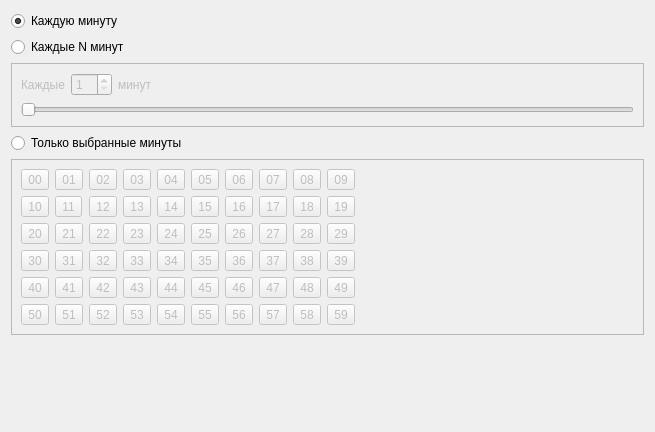
     <widget class="QWidget" name="minutePage">
      <property name="geometry">
       <rect>
        <x>0</x>
        <y>0</y>
        <width>655</width>
        <height>432</height>
       </rect>
      </property>
      <attribute name="label">
       <string>Минуты</string>
      </attribute>
      <layout class="QVBoxLayout" name="verticalLayout_3">
       <item>
        <widget class="QRadioButton" name="minuteEveryRadioButton">
         <property name="text">
          <string>Каждую минуту</string>
         </property>
         <property name="checked">
          <bool>true</bool>
         </property>
        </widget>
       </item>
       <item>
        <widget class="QRadioButton" name="minuteEveryNRadioButton">
         <property name="text">
          <string>Каждые N минут</string>
         </property>
        </widget>
       </item>
       <item>
        <widget class="QFrame" name="minuteEveryNFrame">
         <property name="enabled">
          <bool>false</bool>
         </property>
         <property name="frameShape">
          <enum>QFrame::StyledPanel</enum>
         </property>
         <property name="frameShadow">
          <enum>QFrame::Raised</enum>
         </property>
         <layout class="QVBoxLayout" name="verticalLayout">
          <item>
           <layout class="QHBoxLayout" name="horizontalLayout_5">
            <item>
             <widget class="QLabel" name="label_2">
              <property name="text">
               <string>Каждые</string>
              </property>
             </widget>
            </item>
            <item>
             <widget class="QSpinBox" name="minuteSpinBox">
              <property name="minimum">
               <number>1</number>
              </property>
              <property name="maximum">
               <number>59</number>
              </property>
             </widget>
            </item>
            <item>
             <widget class="QLabel" name="label_4">
              <property name="text">
               <string>минут</string>
              </property>
             </widget>
            </item>
            <item>
             <spacer name="horizontalSpacer_5">
              <property name="orientation">
               <enum>Qt::Horizontal</enum>
              </property>
              <property name="sizeHint" stdset="0">
               <size>
                <width>40</width>
                <height>20</height>
               </size>
              </property>
             </spacer>
            </item>
           </layout>
          </item>
          <item>
           <widget class="QSlider" name="minuteSlider">
            <property name="minimum">
             <number>1</number>
            </property>
            <property name="maximum">
             <number>59</number>
            </property>
            <property name="orientation">
             <enum>Qt::Horizontal</enum>
            </property>
           </widget>
          </item>
         </layout>
        </widget>
       </item>
       <item>
        <widget class="QRadioButton" name="minuteSelectedRadioButton">
         <property name="text">
          <string>Только выбранные минуты</string>
         </property>
        </widget>
       </item>
       <item>
        <widget class="QFrame" name="minuteSelectedFrame">
         <property name="enabled">
          <bool>false</bool>
         </property>
         <property name="frameShape">
          <enum>QFrame::StyledPanel</enum>
         </property>
         <property name="frameShadow">
          <enum>QFrame::Raised</enum>
         </property>
         <layout class="QHBoxLayout" name="horizontalLayout_4">
          <item>
           <layout class="QGridLayout" name="gridLayout">
            <item row="0" column="0">
             <widget class="QToolButton" name="minuteButton_00">
              <property name="text">
               <string>00</string>
              </property>
              <property name="checkable">
               <bool>true</bool>
              </property>
             </widget>
            </item>
            <item row="0" column="1">
             <widget class="QToolButton" name="minuteButton_01">
              <property name="text">
               <string>01</string>
              </property>
              <property name="checkable">
               <bool>true</bool>
              </property>
             </widget>
            </item>
            <item row="0" column="2">
             <widget class="QToolButton" name="minuteButton_02">
              <property name="text">
               <string>02</string>
              </property>
              <property name="checkable">
               <bool>true</bool>
              </property>
             </widget>
            </item>
            <item row="0" column="3">
             <widget class="QToolButton" name="minuteButton_03">
              <property name="text">
               <string>03</string>
              </property>
              <property name="checkable">
               <bool>true</bool>
              </property>
             </widget>
            </item>
            <item row="0" column="4">
             <widget class="QToolButton" name="minuteButton_04">
              <property name="text">
               <string>04</string>
              </property>
              <property name="checkable">
               <bool>true</bool>
              </property>
             </widget>
            </item>
            <item row="0" column="5">
             <widget class="QToolButton" name="minuteButton_05">
              <property name="text">
               <string>05</string>
              </property>
              <property name="checkable">
               <bool>true</bool>
              </property>
             </widget>
            </item>
            <item row="0" column="6">
             <widget class="QToolButton" name="minuteButton_06">
              <property name="text">
               <string>06</string>
              </property>
              <property name="checkable">
               <bool>true</bool>
              </property>
             </widget>
            </item>
            <item row="0" column="7">
             <widget class="QToolButton" name="minuteButton_07">
              <property name="text">
               <string>07</string>
              </property>
              <property name="checkable">
               <bool>true</bool>
              </property>
             </widget>
            </item>
            <item row="0" column="8">
             <widget class="QToolButton" name="minuteButton_08">
              <property name="text">
               <string>08</string>
              </property>
              <property name="checkable">
               <bool>true</bool>
              </property>
             </widget>
            </item>
            <item row="0" column="9">
             <widget class="QToolButton" name="minuteButton_09">
              <property name="text">
               <string>09</string>
              </property>
              <property name="checkable">
               <bool>true</bool>
              </property>
             </widget>
            </item>
            <item row="1" column="0">
             <widget class="QToolButton" name="minuteButton_10">
              <property name="text">
               <string>10</string>
              </property>
              <property name="checkable">
               <bool>true</bool>
              </property>
             </widget>
            </item>
            <item row="1" column="1">
             <widget class="QToolButton" name="minuteButton_11">
              <property name="text">
               <string>11</string>
              </property>
              <property name="checkable">
               <bool>true</bool>
              </property>
             </widget>
            </item>
            <item row="1" column="2">
             <widget class="QToolButton" name="minuteButton_12">
              <property name="text">
               <string>12</string>
              </property>
              <property name="checkable">
               <bool>true</bool>
              </property>
             </widget>
            </item>
            <item row="1" column="3">
             <widget class="QToolButton" name="minuteButton_13">
              <property name="text">
               <string>13</string>
              </property>
              <property name="checkable">
               <bool>true</bool>
              </property>
             </widget>
            </item>
            <item row="1" column="4">
             <widget class="QToolButton" name="minuteButton_14">
              <property name="text">
               <string>14</string>
              </property>
              <property name="checkable">
               <bool>true</bool>
              </property>
             </widget>
            </item>
            <item row="1" column="5">
             <widget class="QToolButton" name="minuteButton_15">
              <property name="text">
               <string>15</string>
              </property>
              <property name="checkable">
               <bool>true</bool>
              </property>
             </widget>
            </item>
            <item row="1" column="6">
             <widget class="QToolButton" name="minuteButton_16">
              <property name="text">
               <string>16</string>
              </property>
              <property name="checkable">
               <bool>true</bool>
              </property>
             </widget>
            </item>
            <item row="1" column="7">
             <widget class="QToolButton" name="minuteButton_17">
              <property name="text">
               <string>17</string>
              </property>
              <property name="checkable">
               <bool>true</bool>
              </property>
             </widget>
            </item>
            <item row="1" column="8">
             <widget class="QToolButton" name="minuteButton_18">
              <property name="text">
               <string>18</string>
              </property>
              <property name="checkable">
               <bool>true</bool>
              </property>
             </widget>
            </item>
            <item row="1" column="9">
             <widget class="QToolButton" name="minuteButton_19">
              <property name="text">
               <string>19</string>
              </property>
              <property name="checkable">
               <bool>true</bool>
              </property>
             </widget>
            </item>
            <item row="2" column="0">
             <widget class="QToolButton" name="minuteButton_20">
              <property name="text">
               <string>20</string>
              </property>
              <property name="checkable">
               <bool>true</bool>
              </property>
             </widget>
            </item>
            <item row="2" column="1">
             <widget class="QToolButton" name="minuteButton_21">
              <property name="text">
               <string>21</string>
              </property>
              <property name="checkable">
               <bool>true</bool>
              </property>
             </widget>
            </item>
            <item row="2" column="2">
             <widget class="QToolButton" name="minuteButton_22">
              <property name="text">
               <string>22</string>
              </property>
              <property name="checkable">
               <bool>true</bool>
              </property>
             </widget>
            </item>
            <item row="2" column="3">
             <widget class="QToolButton" name="minuteButton_23">
              <property name="text">
               <string>23</string>
              </property>
              <property name="checkable">
               <bool>true</bool>
              </property>
             </widget>
            </item>
            <item row="2" column="4">
             <widget class="QToolButton" name="minuteButton_24">
              <property name="text">
               <string>24</string>
              </property>
              <property name="checkable">
               <bool>true</bool>
              </property>
             </widget>
            </item>
            <item row="2" column="5">
             <widget class="QToolButton" name="minuteButton_25">
              <property name="text">
               <string>25</string>
              </property>
              <property name="checkable">
               <bool>true</bool>
              </property>
             </widget>
            </item>
            <item row="2" column="6">
             <widget class="QToolButton" name="minuteButton_26">
              <property name="text">
               <string>26</string>
              </property>
              <property name="checkable">
               <bool>true</bool>
              </property>
             </widget>
            </item>
            <item row="2" column="7">
             <widget class="QToolButton" name="minuteButton_27">
              <property name="text">
               <string>27</string>
              </property>
              <property name="checkable">
               <bool>true</bool>
              </property>
             </widget>
            </item>
            <item row="2" column="8">
             <widget class="QToolButton" name="minuteButton_28">
              <property name="text">
               <string>28</string>
              </property>
              <property name="checkable">
               <bool>true</bool>
              </property>
             </widget>
            </item>
            <item row="2" column="9">
             <widget class="QToolButton" name="minuteButton_29">
              <property name="text">
               <string>29</string>
              </property>
              <property name="checkable">
               <bool>true</bool>
              </property>
             </widget>
            </item>
            <item row="3" column="0">
             <widget class="QToolButton" name="minuteButton_30">
              <property name="text">
               <string>30</string>
              </property>
              <property name="checkable">
               <bool>true</bool>
              </property>
             </widget>
            </item>
            <item row="3" column="1">
             <widget class="QToolButton" name="minuteButton_31">
              <property name="text">
               <string>31</string>
              </property>
              <property name="checkable">
               <bool>true</bool>
              </property>
             </widget>
            </item>
            <item row="3" column="2">
             <widget class="QToolButton" name="minuteButton_32">
              <property name="text">
               <string>32</string>
              </property>
              <property name="checkable">
               <bool>true</bool>
              </property>
             </widget>
            </item>
            <item row="3" column="3">
             <widget class="QToolButton" name="minuteButton_33">
              <property name="text">
               <string>33</string>
              </property>
              <property name="checkable">
               <bool>true</bool>
              </property>
             </widget>
            </item>
            <item row="3" column="4">
             <widget class="QToolButton" name="minuteButton_34">
              <property name="text">
               <string>34</string>
              </property>
              <property name="checkable">
               <bool>true</bool>
              </property>
             </widget>
            </item>
            <item row="3" column="5">
             <widget class="QToolButton" name="minuteButton_35">
              <property name="text">
               <string>35</string>
              </property>
              <property name="checkable">
               <bool>true</bool>
              </property>
             </widget>
            </item>
            <item row="3" column="6">
             <widget class="QToolButton" name="minuteButton_36">
              <property name="text">
               <string>36</string>
              </property>
              <property name="checkable">
               <bool>true</bool>
              </property>
             </widget>
            </item>
            <item row="3" column="7">
             <widget class="QToolButton" name="minuteButton_37">
              <property name="text">
               <string>37</string>
              </property>
              <property name="checkable">
               <bool>true</bool>
              </property>
             </widget>
            </item>
            <item row="3" column="8">
             <widget class="QToolButton" name="minuteButton_38">
              <property name="text">
               <string>38</string>
              </property>
              <property name="checkable">
               <bool>true</bool>
              </property>
             </widget>
            </item>
            <item row="3" column="9">
             <widget class="QToolButton" name="minuteButton_39">
              <property name="text">
               <string>39</string>
              </property>
              <property name="checkable">
               <bool>true</bool>
              </property>
             </widget>
            </item>
            <item row="4" column="0">
             <widget class="QToolButton" name="minuteButton_40">
              <property name="text">
               <string>40</string>
              </property>
              <property name="checkable">
               <bool>true</bool>
              </property>
             </widget>
            </item>
            <item row="4" column="1">
             <widget class="QToolButton" name="minuteButton_41">
              <property name="text">
               <string>41</string>
              </property>
              <property name="checkable">
               <bool>true</bool>
              </property>
             </widget>
            </item>
            <item row="4" column="2">
             <widget class="QToolButton" name="minuteButton_42">
              <property name="text">
               <string>42</string>
              </property>
              <property name="checkable">
               <bool>true</bool>
              </property>
             </widget>
            </item>
            <item row="4" column="3">
             <widget class="QToolButton" name="minuteButton_43">
              <property name="text">
               <string>43</string>
              </property>
              <property name="checkable">
               <bool>true</bool>
              </property>
             </widget>
            </item>
            <item row="4" column="4">
             <widget class="QToolButton" name="minuteButton_44">
              <property name="text">
               <string>44</string>
              </property>
              <property name="checkable">
               <bool>true</bool>
              </property>
             </widget>
            </item>
            <item row="4" column="5">
             <widget class="QToolButton" name="minuteButton_45">
              <property name="text">
               <string>45</string>
              </property>
              <property name="checkable">
               <bool>true</bool>
              </property>
             </widget>
            </item>
            <item row="4" column="6">
             <widget class="QToolButton" name="minuteButton_46">
              <property name="text">
               <string>46</string>
              </property>
              <property name="checkable">
               <bool>true</bool>
              </property>
             </widget>
            </item>
            <item row="4" column="7">
             <widget class="QToolButton" name="minuteButton_47">
              <property name="text">
               <string>47</string>
              </property>
              <property name="checkable">
               <bool>true</bool>
              </property>
             </widget>
            </item>
            <item row="4" column="8">
             <widget class="QToolButton" name="minuteButton_48">
              <property name="text">
               <string>48</string>
              </property>
              <property name="checkable">
               <bool>true</bool>
              </property>
             </widget>
            </item>
            <item row="4" column="9">
             <widget class="QToolButton" name="minuteButton_49">
              <property name="text">
               <string>49</string>
              </property>
              <property name="checkable">
               <bool>true</bool>
              </property>
             </widget>
            </item>
            <item row="5" column="0">
             <widget class="QToolButton" name="minuteButton_50">
              <property name="text">
               <string>50</string>
              </property>
              <property name="checkable">
               <bool>true</bool>
              </property>
             </widget>
            </item>
            <item row="5" column="1">
             <widget class="QToolButton" name="minuteButton_51">
              <property name="text">
               <string>51</string>
              </property>
              <property name="checkable">
               <bool>true</bool>
              </property>
             </widget>
            </item>
            <item row="5" column="2">
             <widget class="QToolButton" name="minuteButton_52">
              <property name="text">
               <string>52</string>
              </property>
              <property name="checkable">
               <bool>true</bool>
              </property>
             </widget>
            </item>
            <item row="5" column="3">
             <widget class="QToolButton" name="minuteButton_53">
              <property name="text">
               <string>53</string>
              </property>
              <property name="checkable">
               <bool>true</bool>
              </property>
             </widget>
            </item>
            <item row="5" column="4">
             <widget class="QToolButton" name="minuteButton_54">
              <property name="text">
               <string>54</string>
              </property>
              <property name="checkable">
               <bool>true</bool>
              </property>
             </widget>
            </item>
            <item row="5" column="5">
             <widget class="QToolButton" name="minuteButton_55">
              <property name="text">
               <string>55</string>
              </property>
              <property name="checkable">
               <bool>true</bool>
              </property>
             </widget>
            </item>
            <item row="5" column="6">
             <widget class="QToolButton" name="minuteButton_56">
              <property name="text">
               <string>56</string>
              </property>
              <property name="checkable">
               <bool>true</bool>
              </property>
             </widget>
            </item>
            <item row="5" column="7">
             <widget class="QToolButton" name="minuteButton_57">
              <property name="text">
               <string>57</string>
              </property>
              <property name="checkable">
               <bool>true</bool>
              </property>
             </widget>
            </item>
            <item row="5" column="8">
             <widget class="QToolButton" name="minuteButton_58">
              <property name="text">
               <string>58</string>
              </property>
              <property name="checkable">
               <bool>true</bool>
              </property>
             </widget>
            </item>
            <item row="5" column="9">
             <widget class="QToolButton" name="minuteButton_59">
              <property name="text">
               <string>59</string>
              </property>
              <property name="checkable">
               <bool>true</bool>
              </property>
             </widget>
            </item>
           </layout>
          </item>
          <item>
           <spacer name="horizontalSpacer_4">
            <property name="orientation">
             <enum>Qt::Horizontal</enum>
            </property>
            <property name="sizeHint" stdset="0">
             <size>
              <width>232</width>
              <height>20</height>
             </size>
            </property>
           </spacer>
          </item>
         </layout>
        </widget>
       </item>
       <item>
        <spacer name="verticalSpacer_2">
         <property name="orientation">
          <enum>Qt::Vertical</enum>
         </property>
         <property name="sizeHint" stdset="0">
          <size>
           <width>20</width>
           <height>40</height>
          </size>
         </property>
        </spacer>
       </item>
      </layout>
     </widget>
